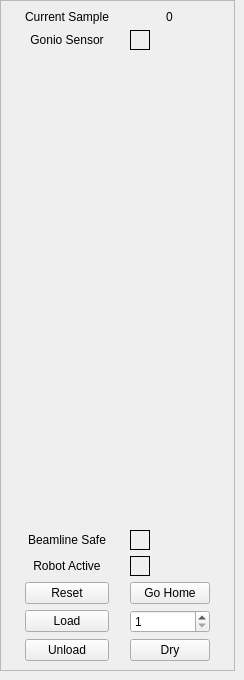
      <widget class="QWidget" name="tab_robot">
       <attribute name="title">
        <string>Robot</string>
       </attribute>
       <widget class="QFrame" name="frameRobot">
        <property name="geometry">
         <rect>
          <x>0</x>
          <y>0</y>
          <width>235</width>
          <height>671</height>
         </rect>
        </property>
        <property name="autoFillBackground">
         <bool>false</bool>
        </property>
        <property name="frameShape">
         <enum>QFrame::StyledPanel</enum>
        </property>
        <property name="frameShadow">
         <enum>QFrame::Plain</enum>
        </property>
        <property name="lineWidth">
         <number>1</number>
        </property>
        <layout class="QGridLayout" name="robot_grid">
         <item row="8" column="0">
          <widget class="QLabel" name="labBeamlineSafe">
           <property name="text">
            <string>Beamline Safe</string>
           </property>
           <property name="alignment">
            <set>Qt::AlignCenter</set>
           </property>
          </widget>
         </item>
         <item row="1" column="1">
          <widget class="QLabel" name="indicatorGonioSensor">
           <property name="minimumSize">
            <size>
             <width>20</width>
             <height>20</height>
            </size>
           </property>
           <property name="maximumSize">
            <size>
             <width>20</width>
             <height>20</height>
            </size>
           </property>
           <property name="frameShape">
            <enum>QFrame::Box</enum>
           </property>
           <property name="text">
            <string/>
           </property>
           <property name="scaledContents">
            <bool>false</bool>
           </property>
           <property name="alignment">
            <set>Qt::AlignLeading|Qt::AlignLeft|Qt::AlignTop</set>
           </property>
          </widget>
         </item>
         <item row="9" column="0">
          <widget class="QLabel" name="labRobotActive">
           <property name="text">
            <string>Robot Active</string>
           </property>
           <property name="alignment">
            <set>Qt::AlignCenter</set>
           </property>
          </widget>
         </item>
         <item row="7" column="0" colspan="2">
          <spacer name="verticalSpacer">
           <property name="orientation">
            <enum>Qt::Vertical</enum>
           </property>
           <property name="sizeType">
            <enum>QSizePolicy::MinimumExpanding</enum>
           </property>
           <property name="sizeHint" stdset="0">
            <size>
             <width>20</width>
             <height>40</height>
            </size>
           </property>
          </spacer>
         </item>
         <item row="10" column="1">
          <widget class="QPushButton" name="goHomeRobot">
           <property name="text">
            <string>Go Home</string>
           </property>
          </widget>
         </item>
         <item row="0" column="1" alignment="Qt::AlignHCenter">
          <widget class="QLabel" name="currentSamp">
           <property name="sizePolicy">
            <sizepolicy hsizetype="Maximum" vsizetype="Maximum">
             <horstretch>0</horstretch>
             <verstretch>0</verstretch>
            </sizepolicy>
           </property>
           <property name="autoFillBackground">
            <bool>false</bool>
           </property>
           <property name="frameShape">
            <enum>QFrame::NoFrame</enum>
           </property>
           <property name="text">
            <string>0</string>
           </property>
          </widget>
         </item>
         <item row="12" column="1">
          <widget class="QPushButton" name="dry">
           <property name="text">
            <string>Dry</string>
           </property>
          </widget>
         </item>
         <item row="11" column="0">
          <widget class="QPushButton" name="load">
           <property name="sizePolicy">
            <sizepolicy hsizetype="Minimum" vsizetype="Fixed">
             <horstretch>0</horstretch>
             <verstretch>0</verstretch>
            </sizepolicy>
           </property>
           <property name="text">
            <string>Load</string>
           </property>
          </widget>
         </item>
         <item row="8" column="1">
          <widget class="QLabel" name="indicatorBeamlineSafe">
           <property name="minimumSize">
            <size>
             <width>20</width>
             <height>20</height>
            </size>
           </property>
           <property name="maximumSize">
            <size>
             <width>20</width>
             <height>20</height>
            </size>
           </property>
           <property name="frameShape">
            <enum>QFrame::Box</enum>
           </property>
           <property name="text">
            <string/>
           </property>
          </widget>
         </item>
         <item row="11" column="1">
          <widget class="QSpinBox" name="spinToLoad">
           <property name="showGroupSeparator" stdset="0">
            <bool>false</bool>
           </property>
           <property name="minimum">
            <number>1</number>
           </property>
           <property name="maximum">
            <number>16</number>
           </property>
          </widget>
         </item>
         <item row="10" column="0">
          <widget class="QPushButton" name="resetRobot">
           <property name="text">
            <string>Reset</string>
           </property>
          </widget>
         </item>
         <item row="12" column="0">
          <widget class="QPushButton" name="unload">
           <property name="text">
            <string>Unload</string>
           </property>
          </widget>
         </item>
         <item row="0" column="0">
          <widget class="QLabel" name="labCurrentSamp">
           <property name="sizePolicy">
            <sizepolicy hsizetype="Maximum" vsizetype="Maximum">
             <horstretch>0</horstretch>
             <verstretch>0</verstretch>
            </sizepolicy>
           </property>
           <property name="text">
            <string>Current Sample</string>
           </property>
           <property name="alignment">
            <set>Qt::AlignCenter</set>
           </property>
          </widget>
         </item>
         <item row="9" column="1">
          <widget class="QLabel" name="indicatorRobotActive">
           <property name="minimumSize">
            <size>
             <width>20</width>
             <height>20</height>
            </size>
           </property>
           <property name="maximumSize">
            <size>
             <width>20</width>
             <height>20</height>
            </size>
           </property>
           <property name="frameShape">
            <enum>QFrame::Box</enum>
           </property>
           <property name="text">
            <string/>
           </property>
          </widget>
         </item>
         <item row="1" column="0">
          <widget class="QLabel" name="labGonioSensor">
           <property name="text">
            <string>Gonio Sensor</string>
           </property>
           <property name="alignment">
            <set>Qt::AlignCenter</set>
           </property>
          </widget>
         </item>
        </layout>
       </widget>
      </widget>
